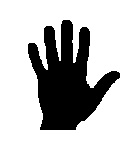
#> input picture HW4/Answers/images/img1.jpg, 136 x 157 px
$ jupyter execute Q6.ipynb
#> lines starting #> are read from the running program, lines starting #| are printed output that depends on the picture
#> further down, image1 is the input picture: shape (157, 136); min 0, max 255, mean 192.1
# Q6

Import some prerequisites:

[cell 1]
import cv2
import numpy as np
import matplotlib.pyplot as plt

Run this cell for plotting.

[cell 2]
def plotter(img_list, r, w, gray, wr, hr, fig_name = None):
    '''
    Plots images' list with its' caption and saves result image if you want.

    Parameters:
        img_list (list): The list of tuples of image and its' caption.
        r (int): The number of row(s).
        w (int): The number of colunm(s).
        gray (bool): The flag for plotting images in grayscale mode.
        wr (int): The width of one figure.
        hr (int): The height of one figure.
        fig_name (str): The name of the image of the plot. if not set this parameter the plot doesn't save.
    '''

    plt.rcParams['figure.figsize'] = (wr, hr)
    for i in range(len(img_list)):
        plt.subplot(r, w, i + 1)
        if img_list[i][2] == 'img':
            if gray:
                plt.imshow(img_list[i][0], cmap = 'gray')
            else:
                plt.imshow(img_list[i][0])
            plt.xticks([])
            plt.yticks([])
        elif img_list[i][2] == 'hist':
            plt.bar(np.arange(len(img_list[i][0])), img_list[i][0], color = 'c')
        else:
            raise Exception("Only image or histogram. Use third parameter of tuples in img_list and set it to img or hist.")
        plt.title(img_list[i][1])
    if fig_name is not None:
        plt.savefig(fig_name + '.png')
    plt.show()

Here is for your helper functions(optional).

Implement this function to get the input image and return the skeleton of the input image.

[cell 3]
def dilate(image, kernel):
    '''
    Dialates image with given kernel.

    Parameters:
        img (np.ndarray): The image to dialate.
        kernel (np.ndarray): The kernel to dialate image with.

    Returns:
        np.ndarray: The dialated image.
    '''

    reversed_kernel = np.flipud(np.fliplr(kernel))
#> reversed_kernel = [[0, 1, 0], [1, 1, 1], [0, 1, 0]]
    size = reversed_kernel.shape[0]
#> size = 3
    w = image.shape[0]
#> w = 157
    h = image.shape[1]
#> h = 136
    ones = np.nonzero(kernel)
#> ones = ([0, 1, 1, 1, 2], [1, 0, 1, 2, 1])
    #zero_padding
    matrix_padded = np.pad(image, (size//2, size//2), 'edge')
    m ,n = matrix_padded.shape
#> m = 159; n = 138
    result = np.zeros((w,h))
    for i in range( w):
        for j in range(h):
            if(i+size <= m and j+size <= n):
                window = matrix_padded[i:i+size, j:j+size]
                #return max value
                prdct = window * reversed_kernel
                max_value = np.max(prdct[ones])
                result[i,j] = max_value
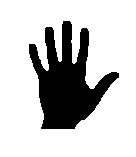
#> result: shape (157, 136) float64; min 0, max 255, mean 198.4


    return result


    return img_dialated

Test implementation

[cell 4]
image_list = []

image1 = cv2.imread('./images/img1.jpg', cv2.IMREAD_GRAYSCALE)
image_list.append([image1, 'image 1', 'img'])
image1_dilate = dilate(image1, np.array([[0, 1, 0], [1, 1, 1], [0, 1, 0]]))
image_list.append([image1_dilate, 'dilate of image 1','img'])

image2 = cv2.imread('./images/img2.jpg', cv2.IMREAD_GRAYSCALE)
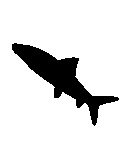
#> input picture HW4/Answers/images/img2.jpg, 133 x 156 px
#> image2 is the input picture: shape (156, 133); min 0, max 255, mean 225.5
image_list.append([image2, 'image 2', 'img'])
image2_dilate= dilate(image2, np.array([[0, 1, 0], [1, 1, 1], [0, 1, 0]]))
image_list.append([image2_dilate, 'dilate of image 2','img'])

image3 = cv2.imread('./images/img3.jpg', cv2.IMREAD_GRAYSCALE)
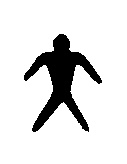
#> input picture HW4/Answers/images/img3.jpg, 127 x 164 px
#> image3 is the input picture: shape (164, 127); min 0, max 255, mean 223
image_list.append([image3, 'image 3', 'img'])
image3_dilate = dilate(image3, np.array([[0, 1, 0], [1, 1, 1], [0, 1, 0]]))
image_list.append([image3_dilate, 'dilate of image 3', 'img'])

image4 = cv2.imread('./images/img4.jpg', cv2.IMREAD_GRAYSCALE)
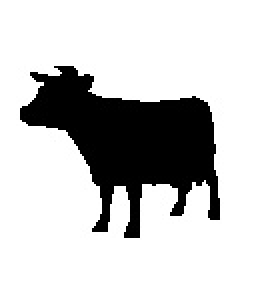
#> input picture HW4/Answers/images/img4.jpg, 129 x 142 px (shown 2 times larger)
#> image4 is the input picture: shape (142, 129); min 0, max 255, mean 198.1
image_list.append([image4, 'image 4', 'img'])
image4_dilate = dilate(image4, np.array([[0, 1, 0], [1, 1, 1], [0, 1, 0]]))
#> after the loop in dilate (call 4), `for i in range( w):`:
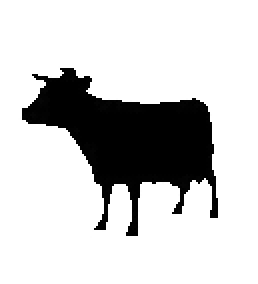
#> result: shape (142, 129) float64 (shown 2 times larger); min 0, max 255, mean 204.5
image_list.append([image4_dilate, 'dilate of image 4', 'img'])

plotter(image_list, 4, 2, True, 10, 10, 'Q6-a-dilate')
#> the loop in plotter, `for i in range(len(img_list)):` made 8 passes

[cell 5]
def erode(image, kernel):
    '''
    Erodes image with given kernel.

    Parameters:
        img (np.ndarray): The image to erode.
        kernel (np.ndarray): The kernel to erode image with.

    Returns:
        np.ndarray: The eroded image.
    '''

    size = kernel.shape[0]
#> size = 3
    w = image.shape[0]
#> w = 157
    h = image.shape[1]
#> h = 136
    ones = np.nonzero(kernel)
#> ones = ([0, 1, 1, 1, 2], [1, 0, 1, 2, 1])
    #zero_padding
    matrix_padded = np.pad(image, (size//2, size//2), 'edge')
    m ,n = matrix_padded.shape
#> m = 159; n = 138
    result = np.zeros((w,h))
#> result: shape (157, 136) float64; every value is 0
    for i in range( w):
        for j in range(h):
            if(i+size <= m and j+size <= n):
                window = matrix_padded[i:i+size, j:j+size]
                #return min value
                prdct = window * kernel
                min_value = np.min(prdct[ones])
                result[i,j] = min_value
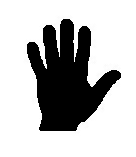
#> result: shape (157, 136) float64; min 0, max 255, mean 185.6

    return result


    #Write your code here

    return img_eroded

Test your implementation

[cell 6]
image_list = []

image1 = cv2.imread('./images/img1.jpg', cv2.IMREAD_GRAYSCALE)
image_list.append([image1, 'image 1', 'img'])
image1_erode = erode(image1, np.array([[0, 1, 0], [1, 1, 1], [0, 1, 0]]))
image_list.append([image1_erode, 'erode of image 1','img'])

image2 = cv2.imread('./images/img2.jpg', cv2.IMREAD_GRAYSCALE)
image_list.append([image2, 'image 2', 'img'])
image2_erode= erode(image2, np.array([[0, 1, 0], [1, 1, 1], [0, 1, 0]]))
#> in erode (call 2), `result = np.zeros((w,h))`: result: shape (156, 133) float64; every value is 0
image_list.append([image2_erode, 'erode of image 2','img'])

image3 = cv2.imread('./images/img3.jpg', cv2.IMREAD_GRAYSCALE)
image_list.append([image3, 'image 3', 'img'])
image3_erode = erode(image3, np.array([[0, 1, 0], [1, 1, 1], [0, 1, 0]]))
#> in erode (call 3), `result = np.zeros((w,h))`: result: shape (164, 127) float64; every value is 0
image_list.append([image3_erode, 'erode of image 3', 'img'])

image4 = cv2.imread('./images/img4.jpg', cv2.IMREAD_GRAYSCALE)
image_list.append([image4, 'image 4', 'img'])
image4_erode = erode(image4, np.array([[0, 1, 0], [1, 1, 1], [0, 1, 0]]))
#> in erode (call 4), `result = np.zeros((w,h))`: result: shape (142, 129) float64; every value is 0
#> after the loop in erode (call 4), `for i in range( w):`:
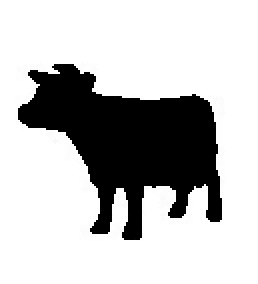
#> result: shape (142, 129) float64 (shown 2 times larger); min 0, max 255, mean 191.7
image_list.append([image4_erode, 'erode of image 4', 'img'])

plotter(image_list, 4, 2, True, 10, 10, 'Q6-a-erode')
#> the loop in plotter (call 2), `for i in range(len(img_list)):` made 8 passes

[cell 7]
def open_morphology(img, kernel):
    '''
    Performs opening morphology operation on the image.

    Parameters:
        img (numpy.ndarray): The image to perform opening morphology operation on.

    Returns:
        numpy.ndarray: The result image.
    '''

    img_opened = dilate(erode(img, kernel), kernel)

    return img_opened

Test your implementatino

[cell 8]
image_list = []

image1 = cv2.imread('./images/img1.jpg', cv2.IMREAD_GRAYSCALE)
image_list.append([image1, 'image 1', 'img'])
image1_open = open_morphology(image1, np.array([[0, 1, 0], [1, 1, 1], [0, 1, 0]]))
image_list.append([image1_open, 'open of image 1','img'])

image2 = cv2.imread('./images/img2.jpg', cv2.IMREAD_GRAYSCALE)
image_list.append([image2, 'image 2', 'img'])
image2_open= open_morphology(image2, np.array([[0, 1, 0], [1, 1, 1], [0, 1, 0]]))
image_list.append([image2_open, 'open of image 2','img'])

image3 = cv2.imread('./images/img3.jpg', cv2.IMREAD_GRAYSCALE)
image_list.append([image3, 'image 3', 'img'])
image3_open = open_morphology(image3, np.array([[0, 1, 0], [1, 1, 1], [0, 1, 0]]))
image_list.append([image3_open, 'open of image 3', 'img'])

image4 = cv2.imread('./images/img4.jpg', cv2.IMREAD_GRAYSCALE)
image_list.append([image4, 'image 4', 'img'])
image4_open = open_morphology(image4, np.array([[0, 1, 0], [1, 1, 1], [0, 1, 0]]))
image_list.append([image4_open, 'open of image 4', 'img'])

plotter(image_list, 4, 2, True, 10, 10, 'Q6-a-open')

[cell 9]
def close_morphology(img, kernel):
    '''
    Performs closing morphology operation on the image.

    Parameters:
        img (numpy.ndarray): The image to perform closing morphology operation on.

    Returns:
        numpy.ndarray: The result image.
    '''

    img_closed = erode(dilate(img, kernel) , kernel)

    return img_closed

Test your implemention

[cell 10]
image_list = []

image1 = cv2.imread('./images/img1.jpg', cv2.IMREAD_GRAYSCALE)
image_list.append([image1, 'image 1', 'img'])
image1_close = close_morphology(image1, np.array([[0, 1, 0], [1, 1, 1], [0, 1, 0]]))
image_list.append([image1_close, 'close of image 1','img'])

image2 = cv2.imread('./images/img2.jpg', cv2.IMREAD_GRAYSCALE)
image_list.append([image2, 'image 2', 'img'])
image2_close= close_morphology(image2, np.array([[0, 1, 0], [1, 1, 1], [0, 1, 0]]))
image_list.append([image2_close, 'close of image 2','img'])

image3 = cv2.imread('./images/img3.jpg', cv2.IMREAD_GRAYSCALE)
image_list.append([image3, 'image 3', 'img'])
image3_close = close_morphology(image3, np.array([[0, 1, 0], [1, 1, 1], [0, 1, 0]]))
image_list.append([image3_close, 'close of image 3', 'img'])

image4 = cv2.imread('./images/img4.jpg', cv2.IMREAD_GRAYSCALE)
image_list.append([image4, 'image 4', 'img'])
image4_close = close_morphology(image4, np.array([[0, 1, 0], [1, 1, 1], [0, 1, 0]]))
image_list.append([image4_close, 'close of image 4', 'img'])

plotter(image_list, 4, 2, True, 10, 10, 'Q6-a-close')

# Part 2

[cell 11]
#Write your code here
#Like last part, you should make output of each operation separately. Name output image files like this format: Q6-b-dilate, Q6-b-erode
def dilate_2(image , kernel):
    kernel = cv2.getStructuringElement(cv2.MORPH_CROSS,(3,3))
    return cv2.dilate(image, kernel)

[cell 12]
image_list = []

image1 = cv2.imread('./images/img1.jpg', cv2.IMREAD_GRAYSCALE)
image_list.append([image1, 'image 1', 'img'])
image1_dilate = dilate_2(image1, np.array([[0, 1, 0], [1, 1, 1], [0, 1, 0]]))
image_list.append([image1_dilate, 'dilate of image 1','img'])

image2 = cv2.imread('./images/img2.jpg', cv2.IMREAD_GRAYSCALE)
image_list.append([image2, 'image 2', 'img'])
image2_dilate= dilate_2(image2, np.array([[0, 1, 0], [1, 1, 1], [0, 1, 0]]))
image_list.append([image2_dilate, 'dilate of image 2','img'])

image3 = cv2.imread('./images/img3.jpg', cv2.IMREAD_GRAYSCALE)
image_list.append([image3, 'image 3', 'img'])
image3_dilate = dilate_2(image3, np.array([[0, 1, 0], [1, 1, 1], [0, 1, 0]]))
image_list.append([image3_dilate, 'dilate of image 3', 'img'])

image4 = cv2.imread('./images/img4.jpg', cv2.IMREAD_GRAYSCALE)
image_list.append([image4, 'image 4', 'img'])
image4_dilate = dilate_2(image4, np.array([[0, 1, 0], [1, 1, 1], [0, 1, 0]]))
image_list.append([image4_dilate, 'dilate of image 4', 'img'])

plotter(image_list, 4, 2, True, 10, 10, 'Q6-b-dilate')

[cell 13]
def erode_2(image , kernel):
    kernel = cv2.getStructuringElement(cv2.MORPH_CROSS,(3,3))
    return cv2.erode(image, kernel)
#> returned value: shape (157, 136)

[cell 14]
image_list = []

image1 = cv2.imread('./images/img1.jpg', cv2.IMREAD_GRAYSCALE)
image_list.append([image1, 'image 1', 'img'])
image1_erode = erode_2(image1, np.array([[0, 1, 0], [1, 1, 1], [0, 1, 0]]))
image_list.append([image1_erode, 'erode of image 1','img'])

image2 = cv2.imread('./images/img2.jpg', cv2.IMREAD_GRAYSCALE)
image_list.append([image2, 'image 2', 'img'])
image2_erode= erode_2(image2, np.array([[0, 1, 0], [1, 1, 1], [0, 1, 0]]))
image_list.append([image2_erode, 'erode of image 2','img'])

image3 = cv2.imread('./images/img3.jpg', cv2.IMREAD_GRAYSCALE)
image_list.append([image3, 'image 3', 'img'])
image3_erode = erode_2(image3, np.array([[0, 1, 0], [1, 1, 1], [0, 1, 0]]))
image_list.append([image3_erode, 'erode of image 3', 'img'])

image4 = cv2.imread('./images/img4.jpg', cv2.IMREAD_GRAYSCALE)
image_list.append([image4, 'image 4', 'img'])
image4_erode = erode_2(image4, np.array([[0, 1, 0], [1, 1, 1], [0, 1, 0]]))
image_list.append([image4_erode, 'erode of image 4', 'img'])

plotter(image_list, 4, 2, True, 10, 10, 'Q6-b-erode')

# Part 3: optional
Skeleton of image

[cell 15]
def get_skeleton(image,kernel):
    """
    Finds the skeleton of the input image.

    Parameters:
        image (numpy.ndarray): The input image.

    Returns:
        numpy.ndarray: The skeleton image.
    """

    res = np.zeros(image.shape, dtype = 'uint8')
    #Write your code here
    params = []
    element = np.ones((3,3) , dtype = 'uint8')
#> element = [[1, 1, 1], [1, 1, 1], [1, 1, 1]]
    image = cv2.threshold(image, 180, 255, cv2.THRESH_BINARY_INV)[1]

    while cv2.countNonZero(image)!=0:
        #open operation
        eroded = cv2.erode(image, element)
        open_ = cv2.dilate(eroded, element)
        params.append(image - open_)
        res = res +  (image - open_)

        image = eroded
#> this loop made 22 passes
#> after the loop, params = 22 items
#inverse
    res = 255 - res

    return res

Test your implementation (don't change this cell).

[cell 16]
image_list = []

image1 = cv2.imread('./images/img1.jpg', cv2.IMREAD_GRAYSCALE)
image_list.append([image1, 'image 1', 'img'])
image1_skeleton = get_skeleton(image1, np.array([[0, 1, 0], [1, 1, 1], [0, 1, 0]]))
image_list.append([image1_skeleton, 'skeleton of image 1','img'])

image2 = cv2.imread('./images/img2.jpg', cv2.IMREAD_GRAYSCALE)
image_list.append([image2, 'image 2', 'img'])
image2_skeleton= get_skeleton(image2, np.array([[0, 1, 0], [1, 1, 1], [0, 1, 0]]))
#> the loop in get_skeleton (call 2), `while cv2.countNonZero(image)!=0:` made 12 passes
image_list.append([image2_skeleton, 'skeleton of image 2','img'])

image3 = cv2.imread('./images/img3.jpg', cv2.IMREAD_GRAYSCALE)
image_list.append([image3, 'image 3', 'img'])
image3_skeleton = get_skeleton(image3, np.array([[0, 1, 0], [1, 1, 1], [0, 1, 0]]))
image_list.append([image3_skeleton, 'skeleton of image 3', 'img'])

image4 = cv2.imread('./images/img4.jpg', cv2.IMREAD_GRAYSCALE)
image_list.append([image4, 'image 4', 'img'])
image4_skeleton = get_skeleton(image4, np.array([[0, 1, 0], [1, 1, 1], [0, 1, 0]]))
image_list.append([image4_skeleton, 'skeleton of image 4', 'img'])

plotter(image_list, 4, 2, True, 10, 10, 'Q6-c')
